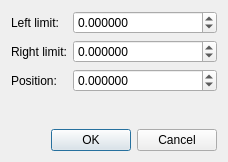
<?xml version="1.0" encoding="UTF-8"?>
<ui version="4.0">
 <class>Dialog</class>
 <widget class="QDialog" name="Dialog">
  <property name="geometry">
   <rect>
    <x>0</x>
    <y>0</y>
    <width>228</width>
    <height>162</height>
   </rect>
  </property>
  <property name="windowTitle">
   <string>Calibrate motor</string>
  </property>
  <property name="windowIcon">
   <iconset resource="../../../resource/icons/icons.qrc">
    <normaloff>:/icons/motorcalibration.svg</normaloff>:/icons/motorcalibration.svg</iconset>
  </property>
  <layout class="QVBoxLayout" name="verticalLayout">
   <item>
    <layout class="QFormLayout" name="formLayout">
     <item row="0" column="0">
      <widget class="QLabel" name="label">
       <property name="text">
        <string>Left limit:</string>
       </property>
      </widget>
     </item>
     <item row="1" column="0">
      <widget class="QLabel" name="label_2">
       <property name="text">
        <string>Right limit:</string>
       </property>
      </widget>
     </item>
     <item row="2" column="0">
      <widget class="QLabel" name="label_3">
       <property name="text">
        <string>Position:</string>
       </property>
      </widget>
     </item>
     <item row="0" column="1">
      <widget class="QDoubleSpinBox" name="leftLimitDoubleSpinBox">
       <property name="decimals">
        <number>6</number>
       </property>
       <property name="minimum">
        <double>-1000000.000000000000000</double>
       </property>
       <property name="maximum">
        <double>1000000.000000000000000</double>
       </property>
      </widget>
     </item>
     <item row="1" column="1">
      <widget class="QDoubleSpinBox" name="rightLimitDoubleSpinBox">
       <property name="decimals">
        <number>6</number>
       </property>
       <property name="minimum">
        <double>-1000000.000000000000000</double>
       </property>
       <property name="maximum">
        <double>1000000.000000000000000</double>
       </property>
      </widget>
     </item>
     <item row="2" column="1">
      <widget class="QDoubleSpinBox" name="positionDoubleSpinBox">
       <property name="decimals">
        <number>6</number>
       </property>
       <property name="minimum">
        <double>-1000000.000000000000000</double>
       </property>
       <property name="maximum">
        <double>1000000.000000000000000</double>
       </property>
      </widget>
     </item>
    </layout>
   </item>
   <item>
    <widget class="QDialogButtonBox" name="buttonBox">
     <property name="orientation">
      <enum>Qt::Horizontal</enum>
     </property>
     <property name="standardButtons">
      <set>QDialogButtonBox::Cancel|QDialogButtonBox::Ok</set>
     </property>
    </widget>
   </item>
  </layout>
 </widget>
 <resources>
  <include location="../../../resource/icons/icons.qrc"/>
 </resources>
 <connections>
  <connection>
   <sender>buttonBox</sender>
   <signal>accepted()</signal>
   <receiver>Dialog</receiver>
   <slot>accept()</slot>
   <hints>
    <hint type="sourcelabel">
     <x>248</x>
     <y>254</y>
    </hint>
    <hint type="destinationlabel">
     <x>157</x>
     <y>274</y>
    </hint>
   </hints>
  </connection>
  <connection>
   <sender>buttonBox</sender>
   <signal>rejected()</signal>
   <receiver>Dialog</receiver>
   <slot>reject()</slot>
   <hints>
    <hint type="sourcelabel">
     <x>316</x>
     <y>260</y>
    </hint>
    <hint type="destinationlabel">
     <x>286</x>
     <y>274</y>
    </hint>
   </hints>
  </connection>
 </connections>
</ui>
